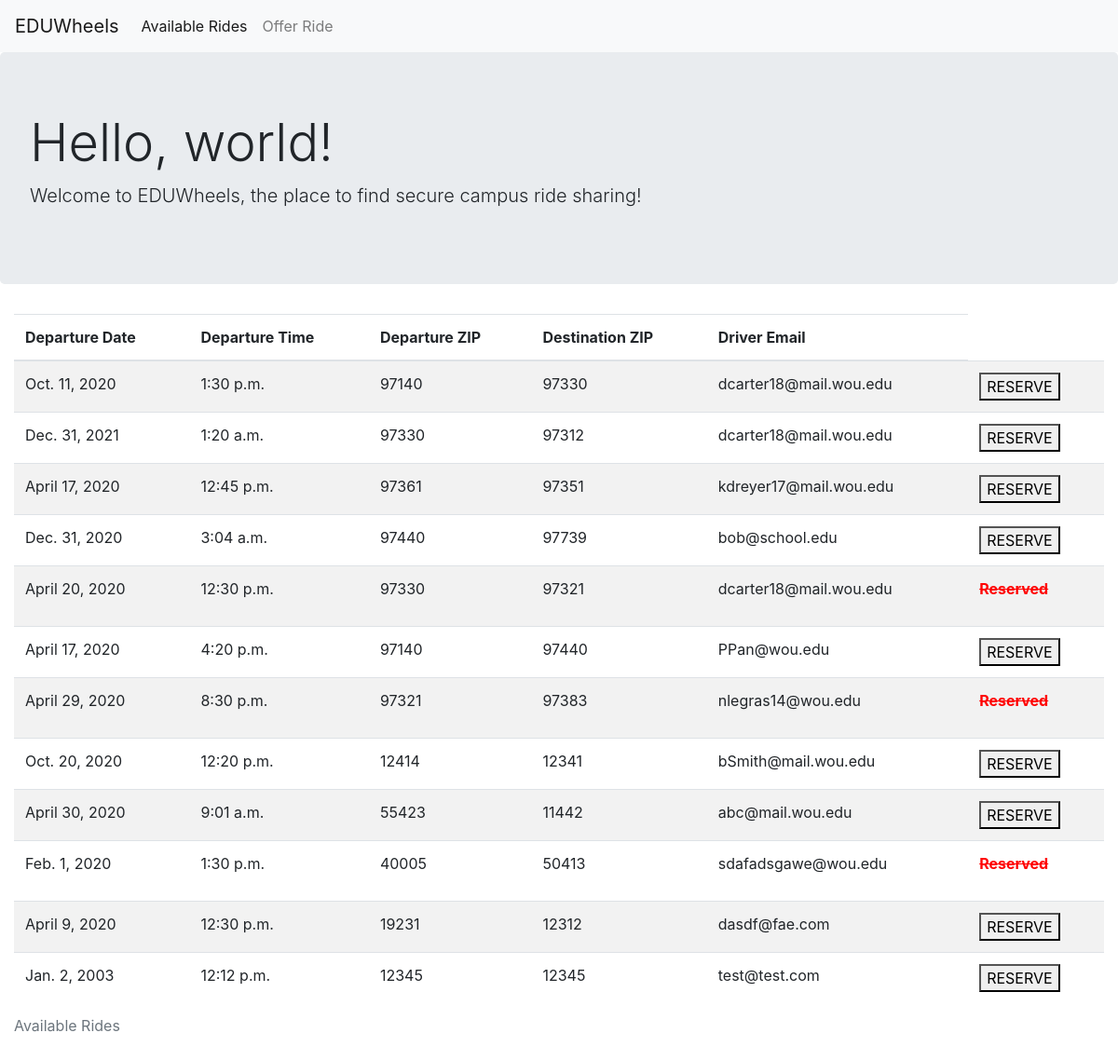
Before: /rides/ with the older database file.
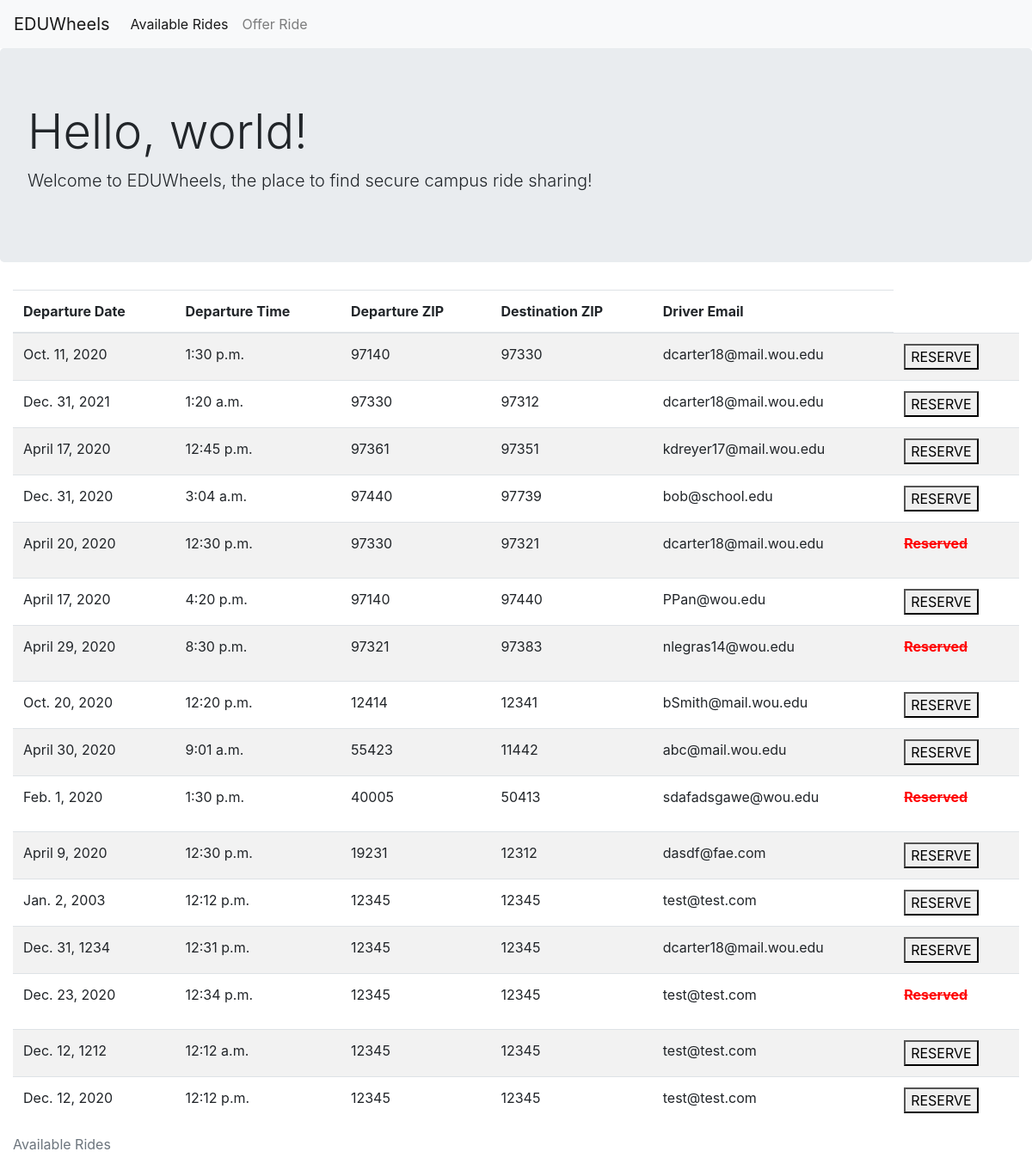
After: the same page with the newer database file.
### submit/models.py (models this page shows, shortened)
class Rides(models.Model):
    depDate = models.DateField()
    depTime = models.TimeField()
    depZip = models.IntegerField()
    arrZip = models.IntegerField()
    driEmail = models.EmailField()
    reserved = models.TextField(default='Open')
    driSmokes = models.IntegerField(default=0)
    riderPets = models.IntegerField(default=0)
    riderLugg = models.IntegerField(default=0)

### ride/views.py (the view)
# urls.py: path('', views.post_rides, name='post_rides'),
def post_rides(request):
   rides = Rides.objects.all()
   return render(request, 'rides.html', {'rides': rides})

### templates/rides.html (shortened to what this page needs)
<!DOCTYPE html>
<html lang="en">
<head>
<link rel="stylesheet" href="https://maxcdn.bootstrapcdn.com/bootstrap/4.4.1/css/bootstrap.min.css">
</head>
<body>
<nav class="navbar navbar-expand-lg navbar-light bg-light">
  <a class="navbar-brand" href="#">EDUWheels</a>
  <div class="collapse navbar-collapse" id="navbarNavAltMarkup">
    <div class="navbar-nav">
      <a class="nav-item nav-link active" href="#">Available Rides <span class="sr-only">(current)</span></a>
      <a class="nav-item nav-link" href="/submit">Offer Ride</a>
    </div>
  </div>
</nav>
<div class="jumbotron">
  <h1 class="display-4">Hello, world!</h1>
  <p class="lead">Welcome to EDUWheels, the place to find secure campus ride sharing!</p>
</div>
<div class="container-fluid">
  <table class="table table-striped">
    <caption>Available Rides</caption>
    <thead>
      <tr>
        <th scope="col">Departure Date</th>
        <th scope="col">Departure Time</th>
        <th scope="col">Departure ZIP</th>
        <th scope="col">Destination ZIP</th>
        <th scope="col">Driver Email</th>
      </tr>
    </thead>
    <tbody>
    {% for ride in rides %}
      <tr>
        <td>{{ ride.depDate }}</td>
        <td>{{ ride.depTime}}</td>
        <td>{{ ride.depZip }}</td>
        <td>{{ ride.arrZip }}</td>
        <td>{{ ride.driEmail }}</td>
        <td>{% if ride.reserved == "Open" %}
          <form action="reserve" method="post" id="resForm" name="resForm">
          <button form="resForm" id="reserveID" name="reserveID" value="{{ ride.id }}">RESERVE</button>
          {% endif %}
          {% if ride.reserved == "Reserved" %}
          <p style="color: Red"><strong><del>{{ ride.reserved }}</del></strong></p>
          {% endif %}
          </form>
        </td>
      </tr>
    {% endfor %}
    </tbody>
  </table>
</div>
</body>
</html>

Changed rows visible on the page:
added Rides: depDate "Dec. 31, 1234", depTime "12:31 p.m.", depZip "12345", arrZip "12345", driEmail "dcarter18@mail.wou.edu", {{ ride.id }} 13 (drawn)
added Rides: depDate "Dec. 23, 2020", depTime "12:34 p.m.", depZip "12345", arrZip "12345", driEmail "test@test.com", reserved "Reserved"
added Rides: depDate "Dec. 12, 1212", depTime "12:12 a.m.", depZip "12345", arrZip "12345", driEmail "test@test.com", {{ ride.id }} 15 (drawn)
added Rides: depDate "Dec. 12, 2020", depTime "12:12 p.m.", depZip "12345", arrZip "12345", driEmail "test@test.com", {{ ride.id }} 16 (drawn)
